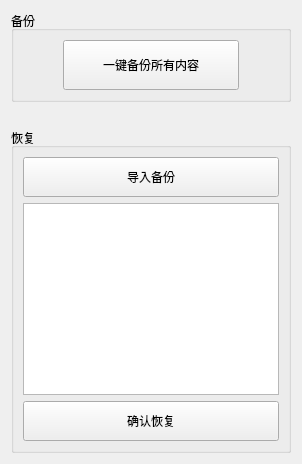
     <widget class="QWidget" name="tab_5">
      <attribute name="title">
       <string>备份恢复</string>
      </attribute>
      <layout class="QGridLayout" name="gridLayout_21">
       <item row="0" column="0">
        <widget class="QGroupBox" name="groupBox_8">
         <property name="title">
          <string>备份</string>
         </property>
         <layout class="QGridLayout" name="gridLayout_22">
          <item row="0" column="1">
           <widget class="QPushButton" name="pushButton_18">
            <property name="minimumSize">
             <size>
              <width>0</width>
              <height>50</height>
             </size>
            </property>
            <property name="text">
             <string>一键备份所有内容</string>
            </property>
           </widget>
          </item>
          <item row="0" column="0">
           <spacer name="horizontalSpacer">
            <property name="orientation">
             <enum>Qt::Horizontal</enum>
            </property>
            <property name="sizeType">
             <enum>QSizePolicy::Minimum</enum>
            </property>
            <property name="sizeHint" stdset="0">
             <size>
              <width>40</width>
              <height>20</height>
             </size>
            </property>
           </spacer>
          </item>
          <item row="0" column="2">
           <spacer name="horizontalSpacer_4">
            <property name="orientation">
             <enum>Qt::Horizontal</enum>
            </property>
            <property name="sizeType">
             <enum>QSizePolicy::Minimum</enum>
            </property>
            <property name="sizeHint" stdset="0">
             <size>
              <width>40</width>
              <height>20</height>
             </size>
            </property>
           </spacer>
          </item>
         </layout>
        </widget>
       </item>
       <item row="2" column="0">
        <widget class="QGroupBox" name="groupBox_9">
         <property name="title">
          <string>恢复</string>
         </property>
         <layout class="QGridLayout" name="gridLayout_23">
          <item row="2" column="0">
           <widget class="QPushButton" name="pushButton_20">
            <property name="minimumSize">
             <size>
              <width>0</width>
              <height>40</height>
             </size>
            </property>
            <property name="text">
             <string>确认恢复</string>
            </property>
           </widget>
          </item>
          <item row="0" column="0">
           <widget class="QPushButton" name="pushButton_19">
            <property name="minimumSize">
             <size>
              <width>0</width>
              <height>40</height>
             </size>
            </property>
            <property name="text">
             <string>导入备份</string>
            </property>
           </widget>
          </item>
          <item row="1" column="0">
           <widget class="QListWidget" name="listWidget_3">
            <property name="defaultDropAction">
             <enum>Qt::IgnoreAction</enum>
            </property>
           </widget>
          </item>
         </layout>
        </widget>
       </item>
       <item row="1" column="0">
        <spacer name="verticalSpacer_7">
         <property name="orientation">
          <enum>Qt::Vertical</enum>
         </property>
         <property name="sizeType">
          <enum>QSizePolicy::Fixed</enum>
         </property>
         <property name="sizeHint" stdset="0">
          <size>
           <width>20</width>
           <height>20</height>
          </size>
         </property>
        </spacer>
       </item>
      </layout>
     </widget>
